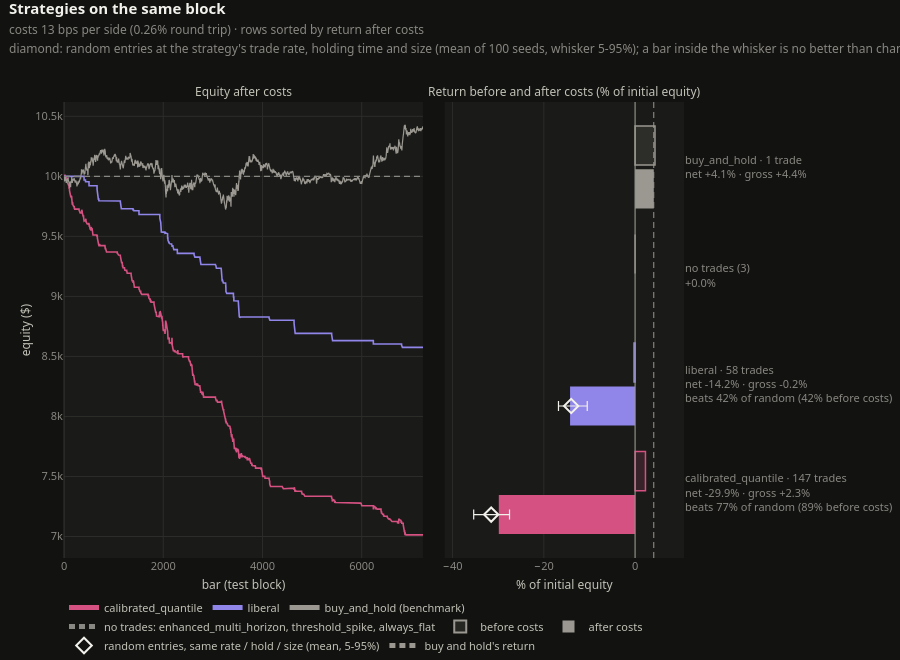

The notebook cell saved with this chart:
### Markdown cell above
## Every strategy with its default knobs

Each strategy is compared with random entries at its own trade rate, holding time and position size (the
diamonds; the same null as the summary table above). After costs the return is mostly cost x trade count, so only
the rank against that null tells skill from chance.

### Code cell
runs, comparison = explorer.compare_strategies()
comparison.show()
explorer.comparison_table(runs, styled=True)

### Figure 1 — Plotly figure (JSON) as saved in the notebook; plotly's stock layout.template omitted (floating-point values rounded to 4 significant figures; data arrays with more than 128 entries replaced by an {"elided": "..."} marker saying what was removed)
{"data": [{"dx": 1, "hovertemplate": "calibrated_quantile<br>bar %{x}: %{y:$,.0f}<extra></extra>", "legendgroup": "calibrated_quantile", "line": {"color": "#d55181", "dash": "solid", "width": 1.6}, "mode": "lines", "name": "calibrated_quantile", "type": "scatter", "x0": -1, "xaxis": "x", "y": {"elided": "7237 float values"}, "yaxis": "y"}, {"dx": 1, "hovertemplate": "liberal<br>bar %{x}: %{y:$,.0f}<extra></extra>", "legendgroup": "liberal", "line": {"color": "#9085e9", "dash": "solid", "width": 1.6}, "mode": "lines", "name": "liberal", "type": "scatter", "x0": -1, "xaxis": "x", "y": {"elided": "7237 float values"}, "yaxis": "y"}, {"dx": 1, "hovertemplate": "buy_and_hold<br>bar %{x}: %{y:$,.0f}<extra></extra>", "legendgroup": "buy_and_hold", "line": {"color": "#9a9890", "dash": "solid", "width": 1.2}, "mode": "lines", "name": "buy_and_hold (benchmark)", "type": "scatter", "x0": -1, "xaxis": "x", "y": {"elided": "7237 float values"}, "yaxis": "y"}, {"hoverinfo": "skip", "legendgroup": "flat", "line": {"color": "#898781", "dash": "6px,4px", "width": 1.2}, "mode": "lines", "name": "no trades: enhanced_multi_horizon, threshold_spike, always_flat", "type": "scatter", "x": [-1, 7235], "xaxis": "x", "y": [10000.0, 10000.0], "yaxis": "y"}, {"customdata": ["calibrated_quantile: 147 trades, costs $3,213", "liberal: 58 trades, costs $1,402", "no trades: enhanced_multi_horizon, threshold_spike, always_flat", "buy_and_hold: 1 trades, costs $27"], "hovertemplate": "%{customdata}<br>before costs %{x:>+.2f}%<extra></extra>", "marker": {"color": ["rgba(213,81,129,0.15)", "rgba(144,133,233,0.15)", "rgba(137,135,129,0.15)", "rgba(154,152,144,0.15)"], "line": {"color": ["#d55181", "#9085e9", "#898781", "#9a9890"], "width": 1.5}}, "name": "before costs", "orientation": "h", "showlegend": false, "type": "bar", "width": 0.36, "x": [2.272, -0.2297, 0.0, 4.362], "xaxis": "x2", "y": [0.2, 1.2, 2.2, 3.2], "yaxis": "y2"}, {"customdata": ["calibrated_quantile: 147 trades, costs $3,213", "liberal: 58 trades, costs $1,402", "no trades: enhanced_multi_horizon, threshold_spike, always_flat", "buy_and_hold: 1 trades, costs $27"], "hovertemplate": "%{customdata}<br>after costs %{x:>+.2f}%<extra></extra>", "marker": {"color": ["#d55181", "#9085e9", "#898781", "#9a9890"], "line": {"width": 0}}, "name": "after costs", "orientation": "h", "showlegend": false, "type": "bar", "width": 0.36, "x": [-29.86, -14.25, 0.0, 4.097], "xaxis": "x2", "y": [-0.2, 0.8, 1.8, 2.8], "yaxis": "y2"}, {"hoverinfo": "skip", "marker": {"color": "rgba(154,152,144,0.15)", "line": {"color": "#9a9890", "width": 1.5}}, "name": "before costs", "orientation": "h", "type": "bar", "x": [null], "xaxis": "x2", "y": [null], "yaxis": "y2"}, {"hoverinfo": "skip", "marker": {"color": "#9a9890"}, "name": "after costs", "orientation": "h", "type": "bar", "x": [null], "xaxis": "x2", "y": [null], "yaxis": "y2"}, {"error_x": {"array": [4.02, 3.519], "arrayminus": [3.832, 2.785], "color": "#f2f1ec", "symmetric": false, "thickness": 1.2, "type": "data", "width": 5}, "hovertemplate": "%{text}<extra></extra>", "marker": {"color": "#f2f1ec", "line": {"width": 2}, "size": 11, "symbol": "diamond-open"}, "mode": "markers", "name": "random entries, same rate / hold / size (mean, 5-95%)", "text": ["calibrated_quantile: random with 2.46% entries/flat bar, 9-bar hold, size 1.00<br>mean -31.53%, 5-95% -35.37% to -27.51% (100 seeds)<br>strategy -29.86%: beats 77% of them; before costs beats 89%", "liberal: random with 0.81% entries/flat bar, 2-bar hold, size 1.00<br>mean -14.00%, 5-95% -16.78% to -10.48% (100 seeds)<br>strategy -14.25%: beats 42% of them; before costs beats 42%"], "type": "scatter", "x": [-31.53, -14.0], "xaxis": "x2", "y": [-0.2, 0.8], "yaxis": "y2"}, {"hoverinfo": "skip", "line": {"color": "#9a9890", "dash": "6px,4px", "width": 1}, "mode": "lines", "name": "buy and hold's return", "type": "scatter", "x": [4.097, 4.097], "xaxis": "x2", "y": [-0.6, 3.6], "yaxis": "y2"}], "layout": {"annotations": [{"font": {"color": "#c3c2b7", "size": 12}, "showarrow": false, "text": "Equity after costs", "x": 0.2895, "xanchor": "center", "xref": "paper", "y": 1.0, "yanchor": "bottom", "yref": "paper"}, {"font": {"color": "#c3c2b7", "size": 12}, "showarrow": false, "text": "Return before and after costs (% of initial equity)", "x": 0.807, "xanchor": "center", "xref": "paper", "y": 1.0, "yanchor": "bottom", "yref": "paper"}], "barmode": "overlay", "height": 660, "legend": {"bgcolor": "rgba(0,0,0,0)", "font": {"color": "#c3c2b7", "size": 11}, "groupclick": "togglegroup", "itemsizing": "constant", "itemwidth": 30, "orientation": "h", "tracegroupgap": 0, "x": 0, "xanchor": "left", "xref": "paper", "y": 0, "yanchor": "bottom", "yref": "container"}, "margin": {"b": 8, "r": 24, "t": 102}, "shapes": [{"line": {"color": "#9a9890", "width": 1}, "type": "line", "x0": 0, "x1": 0, "xref": "x2", "y0": 0, "y1": 1, "yref": "y2 domain"}], "title": {"text": "<b>Strategies on the same block</b><br><span style='font-size:12px;color:#898781'>costs 13 bps per side (0.26% round trip) · rows sorted by return after costs<br>diamond: random entries at the strategy's trade rate, holding time and size (mean of 100 seeds, whisker 5-95%); a bar inside the whisker is no better than chance</span>"}, "xaxis": {"anchor": "y", "domain": [0.0, 0.579], "title": {"text": "bar (test block)"}}, "xaxis2": {"anchor": "y2", "domain": [0.614, 1.0], "range": [-41.72, 10.72], "title": {"text": "% of initial equity"}}, "yaxis": {"anchor": "x", "domain": [0.0, 1.0], "title": {"text": "equity ($)"}}, "yaxis2": {"anchor": "x2", "automargin": true, "domain": [0.0, 1.0], "range": [-0.6, 3.6], "showgrid": false, "side": "right", "ticktext": ["calibrated_quantile · 147 trades<br>net -29.9% · gross +2.3%<br>beats 77% of random (89% before costs)", "liberal · 58 trades<br>net -14.2% · gross -0.2%<br>beats 42% of random (42% before costs)", "no trades (3)<br>+0.0%", "buy_and_hold · 1 trade<br>net +4.1% · gross +4.4%"], "tickvals": [0.0, 1.0, 2.0, 3.0]}}}
